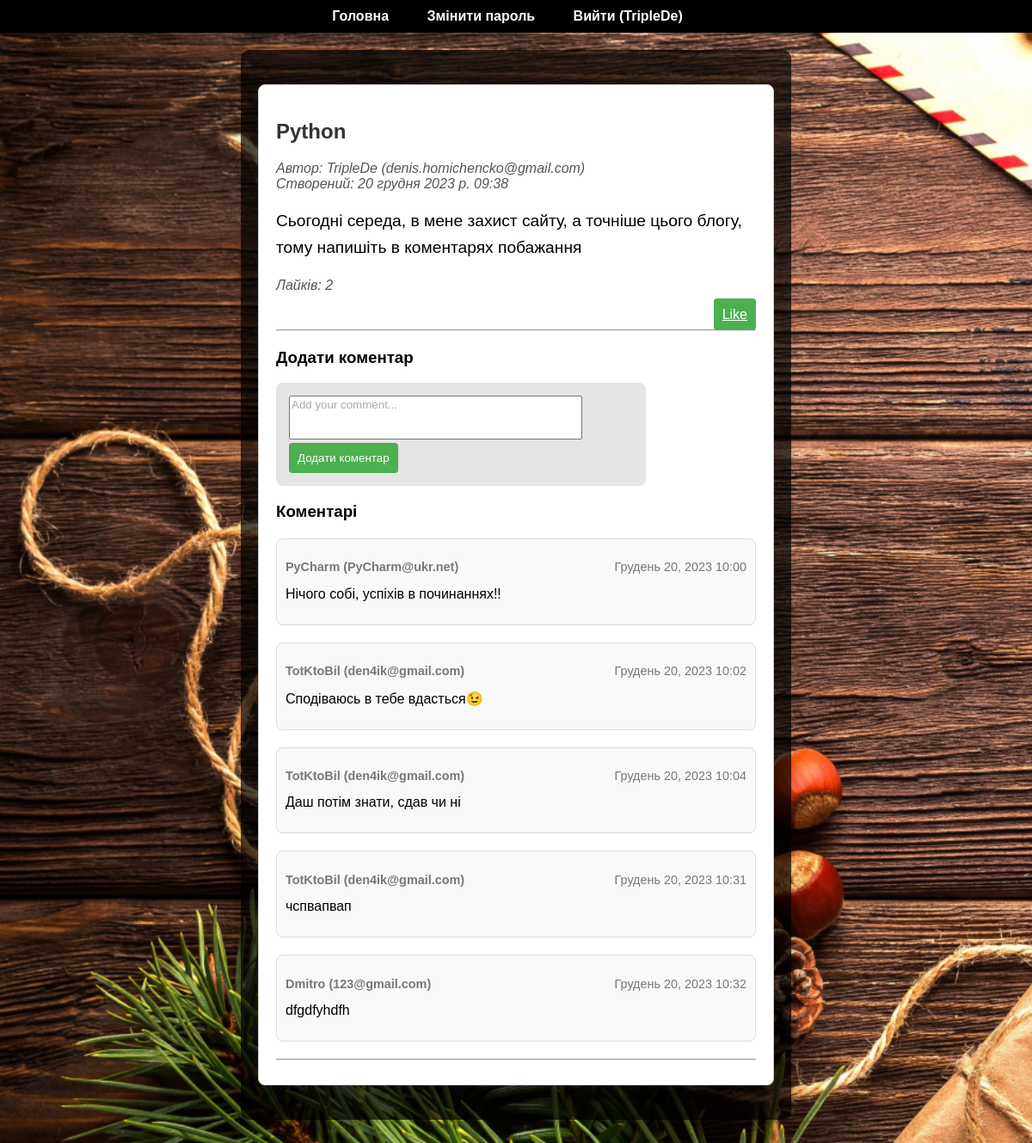
The page /post/11/comment/ (signed in) on the database its author committed.
### blog/models.py (models this page shows, shortened)
class Post(models.Model):
    title = models.CharField(max_length=200)
    content = models.TextField()
    created_at = models.DateTimeField(auto_now_add=True)
    author = models.ForeignKey(User, on_delete=models.CASCADE)

class Comment(models.Model):
    post = models.ForeignKey(Post, on_delete=models.CASCADE)
    author = models.ForeignKey(User, on_delete=models.CASCADE)
    content = models.TextField()
    created_at = models.DateTimeField(auto_now_add=True)

### blog/views.py (the view)
# urls.py: path('post/<int:post_id>/comment/', add_comment, name='add_comment'),
@login_required(login_url='/login/')
def add_comment(request, post_id):
    post = get_object_or_404(Post, pk=post_id)
    likes_count = post.like_set.filter(is_like=True).count()
    if request.method == 'POST':
        form = CommentForm(request.POST)
        if form.is_valid():
            comment = form.save(commit=False)
            comment.post = post
            comment.author = request.user
            comment.save()
            return redirect('post_detail', pk=post_id)
    else:
        form = CommentForm()
    comments = post.comment_set.all().order_by('-created_at')
    return render(request, 'blog/add_comment.html', {'form': form, 'post': post, 'likes_count': likes_count, 'comments': comments})

### blog/forms.py
class CommentForm(forms.ModelForm):
    class Meta:
        model = Comment
        fields = ['content']
        widgets = {
            'content': forms.Textarea(attrs={'rows': 3, 'placeholder': 'Add your comment...'}),
        }
    def __init__(self, *args, **kwargs):
        super(CommentForm, self).__init__(*args, **kwargs)
        self.fields['content'].label = False

### blog/templates/blog/add_comment.html (shortened to what this page needs)
{% extends 'blog/base.html' %}
{% block content %}
    <div class="post-detail">
        <h2>{{ post.title }}</h2>
        <p class="post-info">
            Автор: {{ post.author.username }} ({{ post.author.email }}) <br>
            Створений: {{ post.created_at }}
        </p>
        <p class="post-content">{{ post.content }}</p>
        <p class="post-info">Лайків: {{ likes_count }}</p>
        <div class="button-container">
            <a href="{% url 'like_post' post.id %}" class="btn btn-primary like-button">Like</a>
        </div>
        <hr>
        <div class="add-comment">
            <h3>Додати коментар</h3>
            <form method="post" action="{% url 'add_comment' post.id %}" class="comment-form">
                {{ form.content }}
                <button type="submit" class="btn btn-primary" onclick="return validateComment()">Додати коментар</button>
            </form>
        </div>
        <h3>Коментарі</h3>
        <div class="comments">
            {% for comment in comments reversed %}
                <div class="comment">
                    <p class="comment-info">
                        <span class="comment-author">{{ comment.author.username }} ({{ comment.author.email }})</span>
                        <span class="comment-date">{{ comment.created_at|date:"F d, Y H:i" }}</span>
                    </p>
                    <p class="comment-text">{{ comment.content }}</p>
                </div>
            {% endfor %}
        </div>
        <hr>
    </div>
{% endblock %}

### blog/templates/blog/base.html (shortened to what this page needs)
{% load static %}
<!DOCTYPE html>
<html lang="en" xmlns="http://www.w3.org/1999/xhtml">
<head>
    <link rel="stylesheet" href="https://cdnjs.cloudflare.com/ajax/libs/font-awesome/6.0.0/css/all.min.css">
</head>
<body>
<nav>
    <ul>
        <li><a href="{% url 'post_list' %}">Головна</a></li>
        {% if user.is_authenticated %}
            <li><a href="{% url 'change_password' %}">Змінити пароль</a></li>
            <li><a href="{% url 'logout' %}">Вийти ({% if user.is_authenticated %}{{ user.username }}{% endif %})</a></li>
        {% else %}
            <li><a href="{% url 'login' %}">Авторизація</a></li>
            <li><a href="{% url 'register' %}">Реєстрація</a></li>
        {% endif %}
    </ul>
</nav>
<div class="content">
    {% block content %}{% endblock %}
</div>
</body>
</html>

### blog/templates/blog/add_comment.html (style rules this page uses)
.post-detail { max-width: 800px; margin: 20px auto; padding: 20px; background-color: #fff; border: 1px solid #ccc; border-radius: 8px; }
.post-content { font-size: 1.2em; line-height: 1.6; }
.comment-form textarea::placeholder { color: #aaa; }
.post-info { font-style: italic; color: #555; }
.comments { margin-top: 20px; }
.comment { margin-bottom: 20px; padding: 10px; border: 1px solid #ddd; border-radius: 8px; background-color: #f9f9f9; }
.comment-info { font-size: 0.9em; color: #777; display: flex; justify-content: space-between; align-items: center; }
.comment-author { font-weight: bold; }
.comment-date { margin-left: 10px; }
.comment-text { margin-top: 10px; }
.add-comment { margin-top: 20px; }
.comment-form { max-width: 400px; margin-top: 10px; }
.button-container { text-align: right; }
.like-button { background-color: #4caf50; color: #fff; padding: 10px; border: none; border-radius: 4px; cursor: pointer; }
.btn-primary { background-color: #4caf50; color: #fff; padding: 10px; border: none; border-radius: 4px; cursor: pointer; }
.comment-form textarea { font-family: 'Arial', sans-serif; resize: none; }

### rows shown on the page
Post: title "Python", author.username "TripleDe", author.email "denis.homichencko@gmail.com", created_at "20 грудня 2023 р. 09:38", content "Сьогодні середа, в мене захист сайту, а точніше цього блогу, тому напишіть в коментарях побажання"
Comment: author.username "PyCharm", author.email "PyCharm@ukr.net", created_at "Грудень 20, 2023 10:00", content "Нічого собі, успіхів в починаннях!!"
Comment: author.username "TotKtoBil", author.email "den4ik@gmail.com", created_at "Грудень 20, 2023 10:02", content "Сподіваюсь в тебе вдасться😉"
Comment: author.username "TotKtoBil", author.email "den4ik@gmail.com", created_at "Грудень 20, 2023 10:04", content "Даш потім знати, сдав чи ні"
Comment: author.username "TotKtoBil", author.email "den4ik@gmail.com", created_at "Грудень 20, 2023 10:31", content "чспвапвап"
Comment: author.username "Dmitro", author.email "123@gmail.com", created_at "Грудень 20, 2023 10:32", content "dfgdfyhdfh"

### other values the page prints
{{ user.username }} "TripleDe"
{{ likes_count }} "2"
